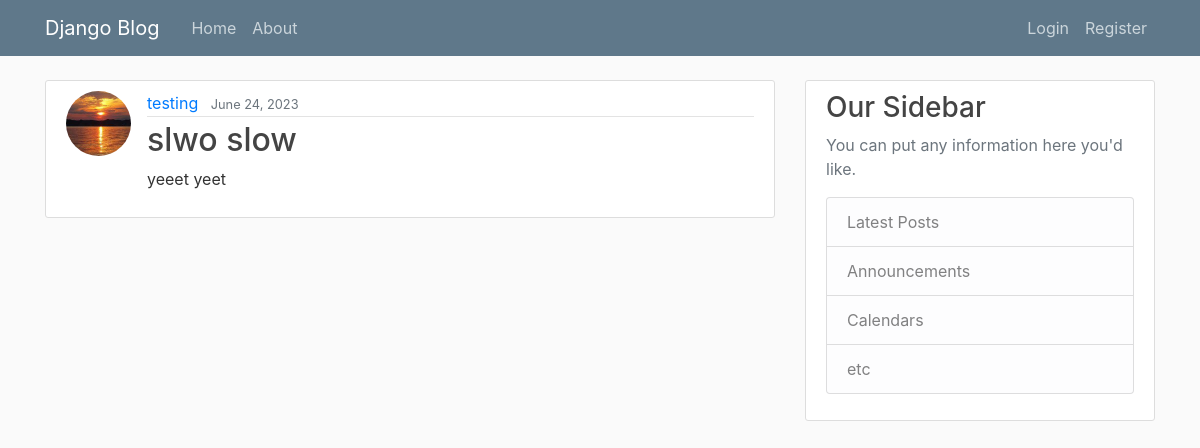
Screenshot of /post/11/ with the database file from the repository.
### blog/models.py (models this page shows, shortened)
class Post(models.Model):
    title = models.CharField(max_length=100)
    content = models.TextField()
    date_posted = models.DateTimeField(default=timezone.now) #timezone.now is a function, not a function call
    author = models.ForeignKey(User, on_delete=models.CASCADE) #if user is deleted, delete posts

### users/models.py (models this page shows, shortened)
class Profile(models.Model):
    user = models.OneToOneField(User, on_delete=models.CASCADE) #if user is deleted, delete profile
    image = models.ImageField(default='default.jpg', upload_to='profile_pics') #upload_to is the directory where the image is stored

### blog/views.py (the view)
# urls.py: path('post/<int:pk>/', PostDetailView.as_view(), name="post-detail"),
class PostDetailView(DetailView):
    model = Post

### blog/templates/blog/post_detail.html (shortened to what this page needs)
{% extends "blog/base.html" %}
{% block content %}
    <article class="media content-section">
      <img src="{{ object.author.profile.image.url }}" alt="Image" class="rounded-circle article-img">
        <div class="media-body">
          <div class="article-metadata">
            <a class="mr-2" href="{% url 'user-posts' object.author.username %}">{{ object.author }}</a>
            <small class="text-muted">{{ object.date_posted|date:"F d, Y" }}</small>
          </div>
          <h2 class="article-title" >{{ object.title }}</h2>
          <p class="article-content">{{ object.content }}</p>
        </div>
      </article>
{% endblock content %}

### blog/static/blog/main.css (style rules this page uses)
body { background: #fafafa; color: #333333; margin-top: 5rem; }
h1, h2, h3, h4, h5, h6 { color: #444444; }
.content-section { background: #ffffff; padding: 10px 20px; border: 1px solid #dddddd; border-radius: 3px; margin-bottom: 20px; }
.article-title { color: #444444; }
.article-content { white-space: pre-line; }
.article-img { height: 65px; width: 65px; margin-right: 16px; }
.article-metadata { padding-bottom: 1px; margin-bottom: 4px; border-bottom: 1px solid #e3e3e3 }

### rows the page displays
Post: author.profile.image (picture), author "testing", date_posted "June 24, 2023", title "slwo slow", content "yeeet yeet"
